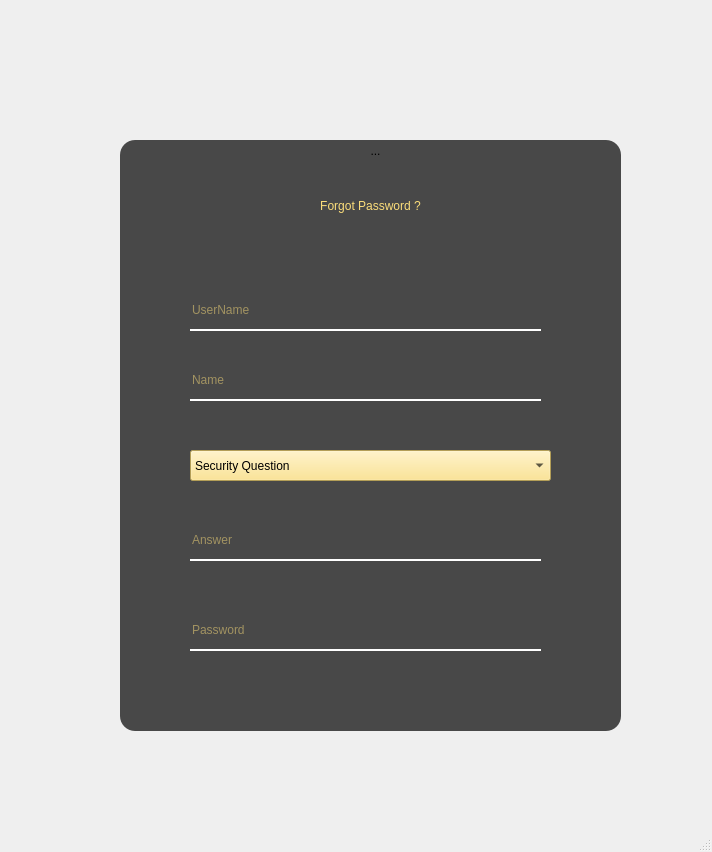
<?xml version="1.0" encoding="UTF-8"?>
<ui version="4.0">
 <class>MainWindow</class>
 <widget class="QMainWindow" name="MainWindow">
  <property name="geometry">
   <rect>
    <x>0</x>
    <y>0</y>
    <width>712</width>
    <height>852</height>
   </rect>
  </property>
  <property name="windowTitle">
   <string>MainWindow</string>
  </property>
  <property name="styleSheet">
   <string notr="true">background-image: url(:/newPrefix/rocks-wallpaper-1.jpg);</string>
  </property>
  <widget class="QWidget" name="centralwidget">
   <widget class="QFrame" name="frame">
    <property name="geometry">
     <rect>
      <x>120</x>
      <y>140</y>
      <width>501</width>
      <height>591</height>
     </rect>
    </property>
    <property name="styleSheet">
     <string notr="true">QFrame
{
	background:rgba(0,0,0,0.7);
	border-radius:15px;
}</string>
    </property>
    <property name="frameShape">
     <enum>QFrame::StyledPanel</enum>
    </property>
    <property name="frameShadow">
     <enum>QFrame::Raised</enum>
    </property>
    <widget class="QLineEdit" name="lineEdit">
     <property name="geometry">
      <rect>
       <x>70</x>
       <y>150</y>
       <width>351</width>
       <height>41</height>
      </rect>
     </property>
     <property name="styleSheet">
      <string notr="true">QLineEdit
{
font: 75 italic 15pt &quot;Calibri&quot;;
background:transparent;
border:none;
color:#fbdd7a;
border-bottom:2px solid white;
}</string>
     </property>
     <property name="text">
      <string/>
     </property>
     <property name="placeholderText">
      <string>UserName</string>
     </property>
    </widget>
    <widget class="QLineEdit" name="lineEdit_2">
     <property name="geometry">
      <rect>
       <x>70</x>
       <y>470</y>
       <width>351</width>
       <height>41</height>
      </rect>
     </property>
     <property name="styleSheet">
      <string notr="true">QLineEdit
{
font: 75 italic 15pt &quot;Calibri&quot;;
background:transparent;
border:none;
color:#fbdd7a;
border-bottom:2px solid white;
}</string>
     </property>
     <property name="text">
      <string/>
     </property>
     <property name="echoMode">
      <enum>QLineEdit::PasswordEchoOnEdit</enum>
     </property>
     <property name="placeholderText">
      <string>Password</string>
     </property>
    </widget>
    <widget class="QLineEdit" name="lineEdit_3">
     <property name="geometry">
      <rect>
       <x>70</x>
       <y>380</y>
       <width>351</width>
       <height>41</height>
      </rect>
     </property>
     <property name="styleSheet">
      <string notr="true">QLineEdit
{
font: 75 italic 15pt &quot;Calibri&quot;;
background:transparent;
border:none;
color:#fbdd7a;
border-bottom:2px solid white;
}</string>
     </property>
     <property name="text">
      <string/>
     </property>
     <property name="placeholderText">
      <string>Answer</string>
     </property>
    </widget>
    <widget class="QLineEdit" name="lineEdit_4">
     <property name="geometry">
      <rect>
       <x>70</x>
       <y>220</y>
       <width>351</width>
       <height>41</height>
      </rect>
     </property>
     <property name="styleSheet">
      <string notr="true">QLineEdit
{
font: 75 italic 15pt &quot;Calibri&quot;;
background:transparent;
border:none;
color:#fbdd7a;
border-bottom:2px solid white;
}</string>
     </property>
     <property name="text">
      <string/>
     </property>
     <property name="placeholderText">
      <string>Name</string>
     </property>
    </widget>
    <widget class="QComboBox" name="comboBox">
     <property name="geometry">
      <rect>
       <x>70</x>
       <y>310</y>
       <width>361</width>
       <height>31</height>
      </rect>
     </property>
     <property name="styleSheet">
      <string notr="true">background:#fbdd7a;</string>
     </property>
     <item>
      <property name="text">
       <string>Security Question</string>
      </property>
     </item>
     <item>
      <property name="text">
       <string>Your Mother's Name</string>
      </property>
     </item>
     <item>
      <property name="text">
       <string>Pet's Name</string>
      </property>
     </item>
     <item>
      <property name="text">
       <string>Your Nick Name</string>
      </property>
     </item>
     <item>
      <property name="text">
       <string>Favourite Food</string>
      </property>
     </item>
     <item>
      <property name="text">
       <string>Favourite Destination</string>
      </property>
     </item>
    </widget>
   </widget>
   <widget class="QToolButton" name="toolButton">
    <property name="geometry">
     <rect>
      <x>290</x>
      <y>50</y>
      <width>171</width>
      <height>201</height>
     </rect>
    </property>
    <property name="styleSheet">
     <string notr="true">QToolButton
{
background:transparent;

border-radius:15px;
}</string>
    </property>
    <property name="text">
     <string>...</string>
    </property>
    <property name="icon">
     <iconset>
      <normaloff>Question-Mark.jpg</normaloff>Question-Mark.jpg</iconset>
    </property>
    <property name="iconSize">
     <size>
      <width>800</width>
      <height>800</height>
     </size>
    </property>
    <property name="checkable">
     <bool>false</bool>
    </property>
    <property name="autoRepeat">
     <bool>false</bool>
    </property>
    <property name="autoExclusive">
     <bool>false</bool>
    </property>
   </widget>
   <widget class="QPushButton" name="pushButton_2">
    <property name="geometry">
     <rect>
      <x>180</x>
      <y>160</y>
      <width>381</width>
      <height>91</height>
     </rect>
    </property>
    <property name="mouseTracking">
     <bool>false</bool>
    </property>
    <property name="styleSheet">
     <string notr="true">QPushButton

{
background:transparent;
color:#fbdd7a;
border-radius:15px;
font: 75 Bold Italic 30pt &quot;Calibri&quot;;
	
}
</string>
    </property>
    <property name="text">
     <string>Forgot Password ?</string>
    </property>
   </widget>
  </widget>
  <widget class="QMenuBar" name="menubar">
   <property name="geometry">
    <rect>
     <x>0</x>
     <y>0</y>
     <width>712</width>
     <height>26</height>
    </rect>
   </property>
  </widget>
  <widget class="QStatusBar" name="statusbar"/>
 </widget>
 <resources>
  <include location="source.qrc"/>
 </resources>
 <connections/>
</ui>
